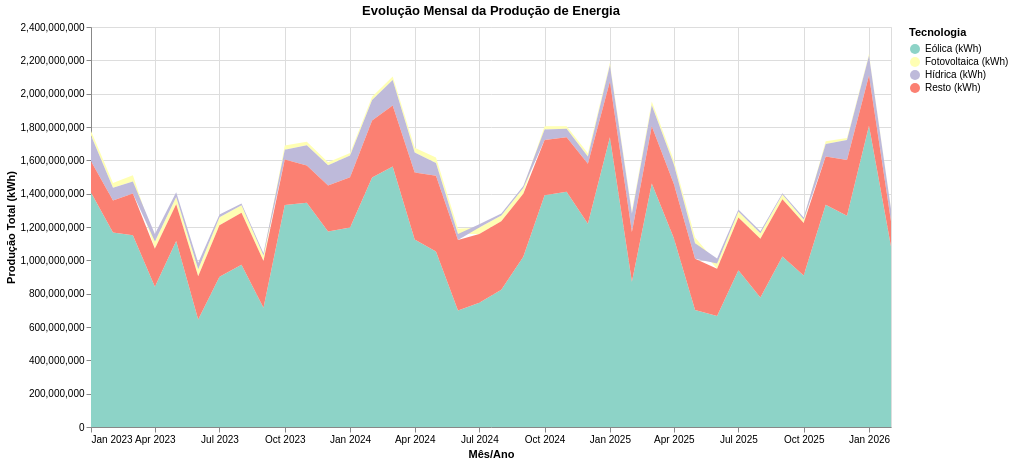

Here is the notebook cell this chart was saved with:
### Code cell
tecnologias = ['Eólica (kWh)', 'Fotovoltaica (kWh)', 'Hídrica (kWh)', 'Resto (kWh)']

cores = px.colors.qualitative.Set3[:4] 

# Criar o mapeamento (domain = nomes, range = cores)
color_scale = alt.Scale(domain=tecnologias, range=cores)

# 2. "Derreter" o DataFrame
df_long = df_hora.melt(
    id_vars=['Data/Hora'], 
    value_vars=tecnologias,
    var_name='Tecnologia', 
    value_name='kWh'
)

# 3. Criar o gráfico
chart = alt.Chart(df_long).mark_area().encode(
    alt.X('yearmonth(Data/Hora):T').axis(format='%b %Y', title='Mês/Ano'),
    alt.Y('sum(kWh):Q').title('Produção Total (kWh)'),
    
    # Adicionamos o 'sort' aqui para ordenar pela soma de kWh
    alt.Color('Tecnologia:N').scale(color_scale),
    
    alt.Order('sum(kWh):Q', sort='descending'),
    
    tooltip=['yearmonth(Data/Hora)', 'Tecnologia', 'sum(kWh)']
).properties(
    width=800,
    height=400,
    title='Evolução Mensal da Produção de Energia'
).interactive()

chart.show()

### Figure 1 — Vega specification as saved in the notebook (floating-point values rounded to 4 significant figures; data arrays with more than 128 entries replaced by an {"elided": "..."} marker saying what was removed)
{"$schema": "https://vega.github.io/schema/vega/v6.json", "data": [{"name": "param_1e9efca18e7a2868_store"}, {"name": "source_0", "values": {"elided": "152 records"}, "transform": [{"type": "formula", "expr": "toDate(datum['yearmonth_Data/Hora'])", "as": "yearmonth_Data/Hora"}]}], "signals": [{"name": "unit", "value": {}, "on": [{"events": "pointermove", "update": "isTuple(group()) ? group() : unit"}]}, {"name": "param_1e9efca18e7a2868", "update": "vlSelectionResolve(\"param_1e9efca18e7a2868_store\", \"union\")"}, {"name": "param_1e9efca18e7a2868_yearmonth_Data_Hora", "on": [{"events": [{"source": "view", "type": "dblclick"}], "update": "null"}, {"events": {"signal": "param_1e9efca18e7a2868_translate_delta"}, "update": "panLinear(param_1e9efca18e7a2868_translate_anchor.extent_x, -param_1e9efca18e7a2868_translate_delta.x / width)"}, {"events": {"signal": "param_1e9efca18e7a2868_zoom_delta"}, "update": "zoomLinear(domain(\"x\"), param_1e9efca18e7a2868_zoom_anchor.x, param_1e9efca18e7a2868_zoom_delta)"}]}, {"name": "param_1e9efca18e7a2868_tuple", "on": [{"events": [{"signal": "param_1e9efca18e7a2868_yearmonth_Data_Hora"}], "update": "param_1e9efca18e7a2868_yearmonth_Data_Hora ? {unit: \"\", fields: param_1e9efca18e7a2868_tuple_fields, values: [param_1e9efca18e7a2868_yearmonth_Data_Hora]} : null"}]}, {"name": "param_1e9efca18e7a2868_tuple_fields", "value": [{"field": "yearmonth_Data/Hora", "channel": "x", "type": "R"}]}, {"name": "param_1e9efca18e7a2868_translate_anchor", "value": {}, "on": [{"events": [{"source": "scope", "type": "pointerdown"}], "update": "{x: x(unit), y: y(unit), extent_x: domain(\"x\")}"}]}, {"name": "param_1e9efca18e7a2868_translate_delta", "value": {}, "on": [{"events": [{"source": "window", "between": [{"source": "scope", "type": "pointerdown"}, {"source": "window", "type": "pointerup"}], "type": "pointermove", "consume": true}], "update": "{x: param_1e9efca18e7a2868_translate_anchor.x - x(unit), y: param_1e9efca18e7a2868_translate_anchor.y - y(unit)}"}]}, {"name": "param_1e9efca18e7a2868_zoom_anchor", "on": [{"events": [{"source": "scope", "consume": true, "type": "wheel"}], "update": "{x: invert(\"x\", x(unit)), y: invert(\"y\", y(unit))}"}]}, {"name": "param_1e9efca18e7a2868_zoom_delta", "on": [{"events": [{"source": "scope", "consume": true, "type": "wheel"}], "update": "pow(1.001, event.deltaY * pow(16, event.deltaMode))", "force": true}]}, {"name": "param_1e9efca18e7a2868_modify", "on": [{"events": {"signal": "param_1e9efca18e7a2868_tuple"}, "update": "modify(\"param_1e9efca18e7a2868_store\", param_1e9efca18e7a2868_tuple, true)"}]}], "marks": [{"type": "group", "name": "pathgroup", "from": {"facet": {"data": "source_0", "name": "faceted_path_main", "groupby": ["Tecnologia"]}}, "encode": {"update": {"width": {"field": {"signal": null, "datum": null, "group": "width", "parent": null}}, "height": {"field": {"signal": null, "datum": null, "group": "height", "parent": null}}}}, "marks": [{"type": "area", "name": "marks", "from": {"data": "faceted_path_main"}, "sort": {"field": "x"}, "encode": {"update": {"fill": {"field": "Tecnologia", "scale": "color"}, "orient": {"value": "vertical"}, "y": {"field": "sum_kWh_end", "scale": "y"}, "x": {"field": "yearmonth_Data/Hora", "scale": "x"}, "y2": {"field": "sum_kWh_start", "scale": "y"}, "tooltip": {"signal": "{\"Data/Hora (year-month)\": timeFormat(datum[\"yearmonth_Data/Hora\"], timeUnitSpecifier([\"year\",\"month\"], {\"year-month\":\"%b %Y \",\"year-month-date\":\"%b %d, %Y \"})), \"Tecnologia\": isValid(datum[\"Tecnologia\"]) ? isArray(datum[\"Tecnologia\"]) ? join(datum[\"Tecnologia\"], '\\n') : datum[\"Tecnologia\"] : \"\"+datum[\"Tecnologia\"], \"Sum of kWh\": format(datum[\"sum_kWh\"], \"\")}"}, "defined": {"signal": "isValid(datum[\"yearmonth_Data/Hora\"]) && isFinite(+datum[\"yearmonth_Data/Hora\"]) && isValid(datum[\"sum_kWh\"]) && isFinite(+datum[\"sum_kWh\"])"}}}, "style": ["area"], "interactive": true, "clip": true}]}], "scales": [{"name": "x", "type": "time", "domain": {"data": "source_0", "field": "yearmonth_Data/Hora"}, "range": [0, {"signal": "width"}], "domainRaw": {"signal": "param_1e9efca18e7a2868[\"yearmonth_Data/Hora\"]"}}, {"name": "y", "type": "linear", "domain": {"data": "source_0", "fields": ["sum_kWh_start", "sum_kWh_end"]}, "range": [{"signal": "height"}, 0], "nice": true, "zero": true}, {"name": "color", "type": "ordinal", "domain": ["Eólica (kWh)", "Fotovoltaica (kWh)", "Hídrica (kWh)", "Resto (kWh)"], "range": ["rgb(141,211,199)", "rgb(255,255,179)", "rgb(190,186,218)", "rgb(251,128,114)"]}], "axes": [{"scale": "x", "gridScale": "y", "labels": false, "minExtent": 0, "tickCount": {"signal": "ceil(width/40)"}, "aria": false, "orient": "bottom", "ticks": false, "tickMinStep": {"signal": "datetime(2001, 1, 1, 0, 0, 0, 0) - datetime(2001, 0, 1, 0, 0, 0, 0)"}, "maxExtent": 0, "zindex": 0, "domain": false, "grid": true}, {"scale": "y", "zindex": 0, "domain": false, "maxExtent": 0, "minExtent": 0, "gridScale": "x", "aria": false, "tickCount": {"signal": "ceil(height/40)"}, "grid": true, "orient": "left", "ticks": false, "labels": false}, {"scale": "x", "format": "%b %Y", "title": "Mês/Ano", "grid": false, "tickMinStep": {"signal": "datetime(2001, 1, 1, 0, 0, 0, 0) - datetime(2001, 0, 1, 0, 0, 0, 0)"}, "labelFlush": true, "zindex": 0, "orient": "bottom", "tickCount": {"signal": "ceil(width/40)"}, "labelOverlap": true}, {"scale": "y", "zindex": 0, "labelOverlap": true, "grid": false, "tickCount": {"signal": "ceil(height/40)"}, "orient": "left", "title": "Produção Total (kWh)"}], "title": {"text": "Evolução Mensal da Produção de Energia", "frame": "group"}, "background": "white", "style": "cell", "padding": 5, "height": 400, "width": 800, "legends": [{"fill": "color", "symbolType": "circle", "title": "Tecnologia"}]}
